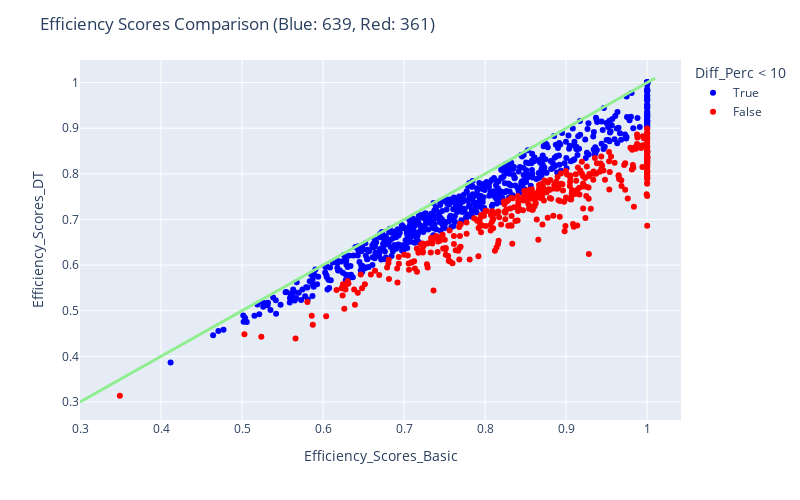

The code cell stored with this chart in its notebook:
### Code cell
fig = px.scatter(res_dt, x="Efficiency_Scores_Basic", y="Efficiency_Scores_DT", color = "Diff_Perc < 10", color_discrete_map= {True:"blue", False: "red"},
                 hover_data=["Efficiency_Scores_Basic", "Efficiency_Scores_DT", "Diff_Perc"] + [res_dt.index])


fig.add_traces(
    list(px.line(x = np.linspace(0.3, 1, num=2), y = np.linspace(0.3, 1, num=2)).select_traces())
)

fig.update_traces(line_color='lightgreen', line_width=3)

fig.update_layout(
    autosize=False,
    width=800,
    height=500,
    title_text=f"Efficiency Scores Comparison (Blue: {blue}, Red: {red})",
)

fig.show()

### Figure 1 — Plotly figure (JSON) as saved in the notebook; plotly's stock layout.template omitted (floating-point values rounded to 4 significant figures; data arrays with more than 128 entries replaced by an {"elided": "..."} marker saying what was removed)
{"data": [{"customdata": {"elided": "639x2 mixed values"}, "hovertemplate": "Diff_Perc < 10=True<br>Efficiency_Scores_Basic=%{x}<br>Efficiency_Scores_DT=%{y}<br>Diff_Perc=%{customdata[0]}<br>index=%{customdata[1]}<extra></extra>", "legendgroup": "True", "line": {"color": "lightgreen", "width": 3}, "marker": {"color": "blue", "symbol": "circle"}, "mode": "markers", "name": "True", "orientation": "v", "showlegend": true, "type": "scatter", "x": {"elided": "639 float values"}, "xaxis": "x", "y": {"elided": "639 float values"}, "yaxis": "y"}, {"customdata": {"elided": "361x2 mixed values"}, "hovertemplate": "Diff_Perc < 10=False<br>Efficiency_Scores_Basic=%{x}<br>Efficiency_Scores_DT=%{y}<br>Diff_Perc=%{customdata[0]}<br>index=%{customdata[1]}<extra></extra>", "legendgroup": "False", "line": {"color": "lightgreen", "width": 3}, "marker": {"color": "red", "symbol": "circle"}, "mode": "markers", "name": "False", "orientation": "v", "showlegend": true, "type": "scatter", "x": {"elided": "361 float values"}, "xaxis": "x", "y": {"elided": "361 float values"}, "yaxis": "y"}, {"hovertemplate": "x=%{x}<br>y=%{y}<extra></extra>", "legendgroup": "", "line": {"color": "lightgreen", "dash": "solid", "width": 3}, "marker": {"symbol": "circle"}, "mode": "lines", "name": "", "orientation": "v", "showlegend": false, "type": "scatter", "x": [0.3, 1.01], "xaxis": "x", "y": [0.3, 1.01], "yaxis": "y"}], "layout": {"autosize": false, "height": 500, "legend": {"title": {"text": "Diff_Perc < 10"}, "tracegroupgap": 0}, "margin": {"t": 60}, "title": {"text": "Efficiency Scores Comparison (Blue: 639, Red: 361)"}, "width": 800, "xaxis": {"anchor": "y", "autorange": true, "domain": [0, 1], "range": [0.3, 1.042], "title": {"text": "Efficiency_Scores_Basic"}, "type": "linear"}, "yaxis": {"anchor": "x", "autorange": true, "domain": [0, 1], "range": [0.2606, 1.049], "title": {"text": "Efficiency_Scores_DT"}, "type": "linear"}}}
